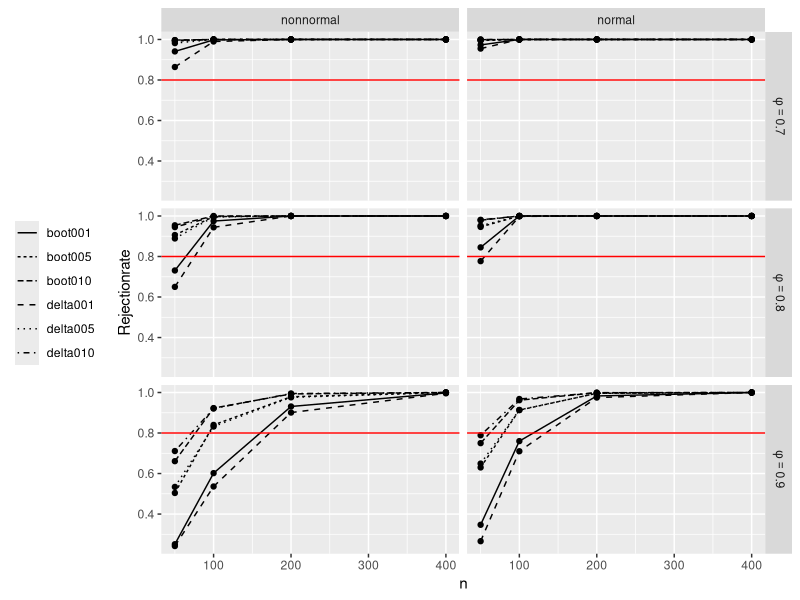
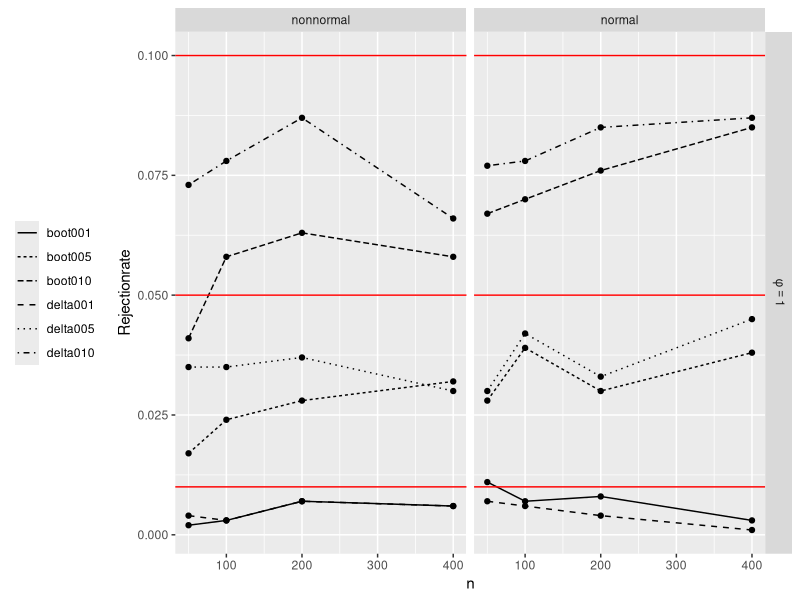

Here is the R script that generated these plots, in order:
library(ggplot2)
library(gridExtra)
library(dplyr)
library(tidyr)

normalsim <- read.csv2("normalsim.csv")
normalsimag <- read.csv2("normalsimag.csv")

nonnormalsim <- read.csv2("nonnormalsim.csv")
nonormalsimag <- read.csv2("nonnormalsimag.csv")


normalsim$data <- "normal"
normalsimag$data <- "normal"
nonnormalsim$data <- "nonnormal"
nonormalsimag$data <- "nonnormal"



simdata <- rbind(normalsim, nonnormalsim)
simdataag <- rbind(normalsimag, nonormalsimag)

simdataag_long <- simdataag %>%
  pivot_longer(
    cols = starts_with("rr"),    # alle Spalten, die mit "RR_" beginnen
    names_to = "Method",       # neue Spalte für die Nummern
    values_to = "rr",             # neue Spalte für die Werte
    names_prefix = "rr"          # entfernt "RR_" aus den Werten in RR_nummer
  )

simdataag_long$correlation <- paste("phi ==", simdataag_long$correlation)


ggplot(simdataag_long[simdataag_long$correlation != "phi == 1",], aes(n, rr)) + 
  geom_line(aes(linetype = as.factor(Method))) + 
  geom_point() + facet_grid(cols = vars(data), rows = vars(correlation), labeller = label_parsed)  + 
  geom_hline(yintercept = c( 0.8), color = "red") + 
  theme(legend.position="left", legend.title=element_blank()) + ylab("Rejectionrate")


ggplot(simdataag_long[simdataag_long$correlation == "phi == 1",], aes(n, rr)) + 
  geom_line(aes(linetype = as.factor(Method))) + 
  geom_point() + facet_grid(cols = vars(data), rows = vars(correlation), labeller = label_parsed)  + 
  geom_hline(yintercept = c(0.01, 0.05, 0.10), color = "red") + 
  theme(legend.position="left", legend.title=element_blank()) + ylab("Rejectionrate")
